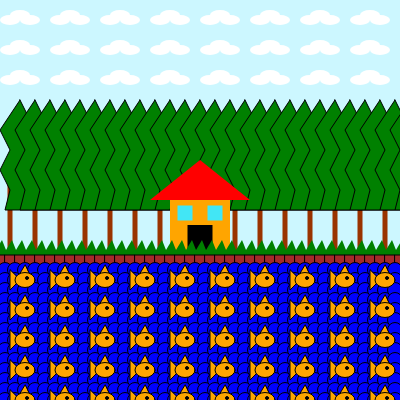
Frame 1 (no input)
Frame 60 (no input): identical to frame 1, image omitted
Frame 120 (the mouse pressed at the canvas centre since frame 60): identical to frame 1, image omitted

The p5.js sketch that drew this single still picture (run headless with seeded random() and noise() and a simulated clock; from frame 60 on, the mouse is pressed at the canvas centre):

// p5.js sketch
// ── sketch.js
function setup() {
  createCanvas(400, 400);
  rectMode(CENTER);
}

function draw() {
  background(204,247,255);
  
  //Nubes
  for (var f = 10; f<= width; f = f +50) {
    for (var g = 20; g < 100; g = g + 30) {
  noStroke();
    fill(255);
      ellipse(f, g, 20, 10);
        ellipse(f+20, g, 20, 10);
          ellipse(f+10,g-5,20,10);
    }
  }
  
  
  //Bosque
  //troncos
  //line (x1,y1,x2,y2);
  for (var d = 10; d <= width; d = d +25) {
    strokeWeight(5);
    stroke(153,51,0);
    line(d, 170, d, 254);
  }
  
  //follaje
  /*fill('green')
  stroke(0);
  strokeWeight(1);
  beginShape();
  //lado derecho árbol
  vertex(15,100);
  vertex(30,130);
  vertex(25,150);
  vertex(30,170);
  vertex(25,190);
  vertex(30,210);
  //lado izq árbol
  vertex(0,210);
  vertex(5,190);
  vertex(-5,170);
  vertex(5,150);
  vertex(-5,130);
  endShape(CLOSE);
  */
  
  for (var h = 5; h <=width; h = h + 15){
  fill('green')
  stroke(0);
  strokeWeight(1);
  beginShape();
  //lado derecho árbol
  vertex(15+h,100);
  vertex(30+h,130);
  vertex(25+h,150);
  vertex(30+h,170);
  vertex(25+h,190);
  vertex(30+h,210);
  //lado izq árbol
  vertex(0+h,210);
  vertex(h+5,190);
  vertex(h-5,170);
  vertex(h+5,150);
  vertex(h-5,130);
  endShape(CLOSE);
  }
  
  //Casa
  //cuerpo
  noStroke();
  fill('orange');
  rect(width/2,230,60,60);
  fill('red');
  triangle(150,200,250,200,200,160);
  fill(0);
  rect(width/2,240,25,30);
  fill(66,230,245)
  rect(width/2-15, 213, 15,15);
  rect(width/2+15, 213, 15,15);
  
  //Pasto
  //triangle(x1,y1,x2,y2,x3,y3)
  //triangle(0,260,10,260,5,250);
  //triangle(10,260,20,260,15,250);
  //triangle(20,260,30,260,25,250);
  
  for (var e = 0; e <= width; e = e + 10){
    noStroke();
    fill('green');
    triangle(e-10,260,e+10,260,e+2,240);
  }
  
  //Ladrillos
  for (var c = 10; c <= width+10; c = c + 10) {
    fill('brown');
    strokeWeight(1);
    stroke(0);
    rect(c-10, 260, 10,10);
  }
  
  //Lago
  for (var a = 10; a <= width; a = a + 10) {
     for (var b = 10; b <= height; b = b + 10) {
       strokeWeight(1);
       fill('blue');
       ellipse(a-5,b+260,15,15);
     }
  }
  
  //Peces
  for (var i = 10; i <=width; i = i + 40){
    for (var j = 10; j <=height; j = j + 30){
      fill('orange');
      //aleta trasera
        triangle(i,260+j,i,280+j,i+10,270+j);
      //aleta superior
        triangle(i+15,255+j,i+6,270+j,i+22,270+j);
      //cuerpo
        ellipse(i+15,270+j,20,15);
      //ojito
        fill(0);
        ellipse(i+17,268+j,3,3);
    }  
  }

}
